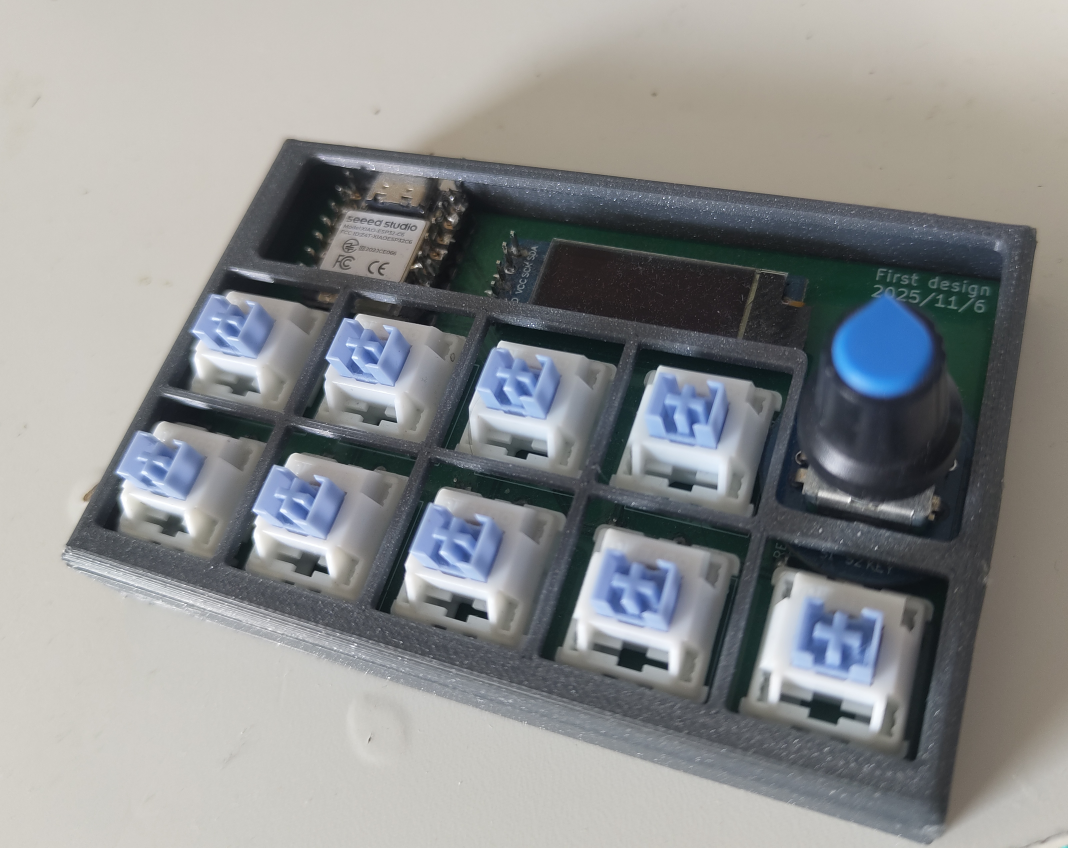
#> input picture imge/1000030235.jpg, 6407 x 5085 px (shown at 1/6 size)
$ python -i gui_app.py   (imports and definitions only)
#> lines starting #> are read from the running program, lines starting #| are printed output that depends on the picture; after the words box and inside, x2 and y2 are one past the last pixel; in counts of white or black regions, pixels touching at a corner belong together
#!/usr/bin/env python3
"""
Simple Tkinter GUI to control the hackerpad device over serial.

Features:
- List serial ports and connect/disconnect
- Map a keypad key to a text action (MAP <key> <text>)
- Send an image file (converted to 128x32 1-bit buffer) to the device (IMG <len> + bytes)
- Show device responses in a log area

Dependencies: pyserial, Pillow

Run: python gui_app.py --port COM5
"""
import threading
import tkinter as tk
from tkinter import ttk, filedialog, messagebox
import serial
import serial.tools.list_ports
from PIL import Image, ImageTk
import io
import time


def list_ports():
    return [p.device for p in serial.tools.list_ports.comports()]


def image_to_ssd1306_buffer(path, width=128, height=32):
#> called with path = '../../imge/1000030235.jpg', width = 128, height = 32
    im = Image.open(path).convert('L')
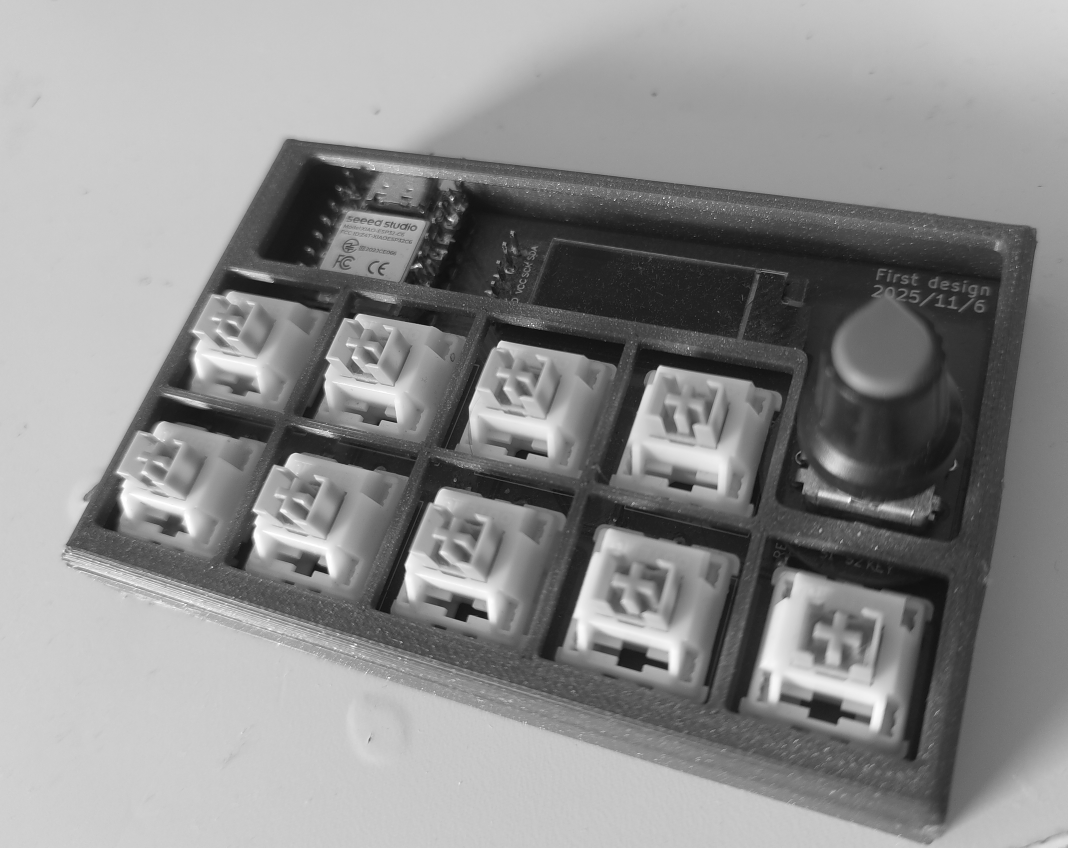
#> im: PIL image 6407x5085 L (shown at 1/6 size); min 0, max 255, mean 140.9
    im = im.resize((width, height), Image.LANCZOS)
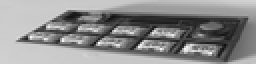
#> im: PIL image 128x32 L (shown 2 times larger); min 14, max 255, mean 140.9
    bw = im.point(lambda p: 0 if p < 128 else 1, '1')
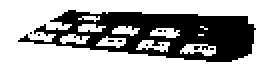
#> bw: PIL image 128x32 1 (shown 2 times larger); 59.3% white; 11 black regions (10 under 20 px), largest, box (x1, y1, x2, y2) and area: (9, 5, 128, 31) 1648
    pages = height // 8
    buf = bytearray(width * pages)
    for x in range(width):
        for page in range(pages):
            byte = 0
            for bit in range(8):
                y = page * 8 + bit
                pix = bw.getpixel((x, y))
                if pix:
                    byte |= (1 << bit)
            buf[x + page * width] = byte
    return bytes(buf)


class SerialThread(threading.Thread):
    # [22 lines left out: functions __init__, run, not called in this run]


class App:
    # [43 lines left out: function __init__, not called in this run]

    def refresh_ports(self):
        self.port_cb['values'] = list_ports()

    # [37 lines left out: functions toggle_connect, connect, disconnect, not called in this run]

    def on_line(self, line):
        # Called from serial thread
        self.root.after(0, lambda: self.log_append('Device: ' + line))

    def log_append(self, text):
        self.log.insert('end', text + '\n')
        self.log.see('end')

    # [54 lines left out: functions send_map, send_image, main, not called in this run]


# [2 lines not run here, left out]

>>> result = image_to_ssd1306_buffer('../../imge/1000030235.jpg')

$ run again, on imge/Case.png
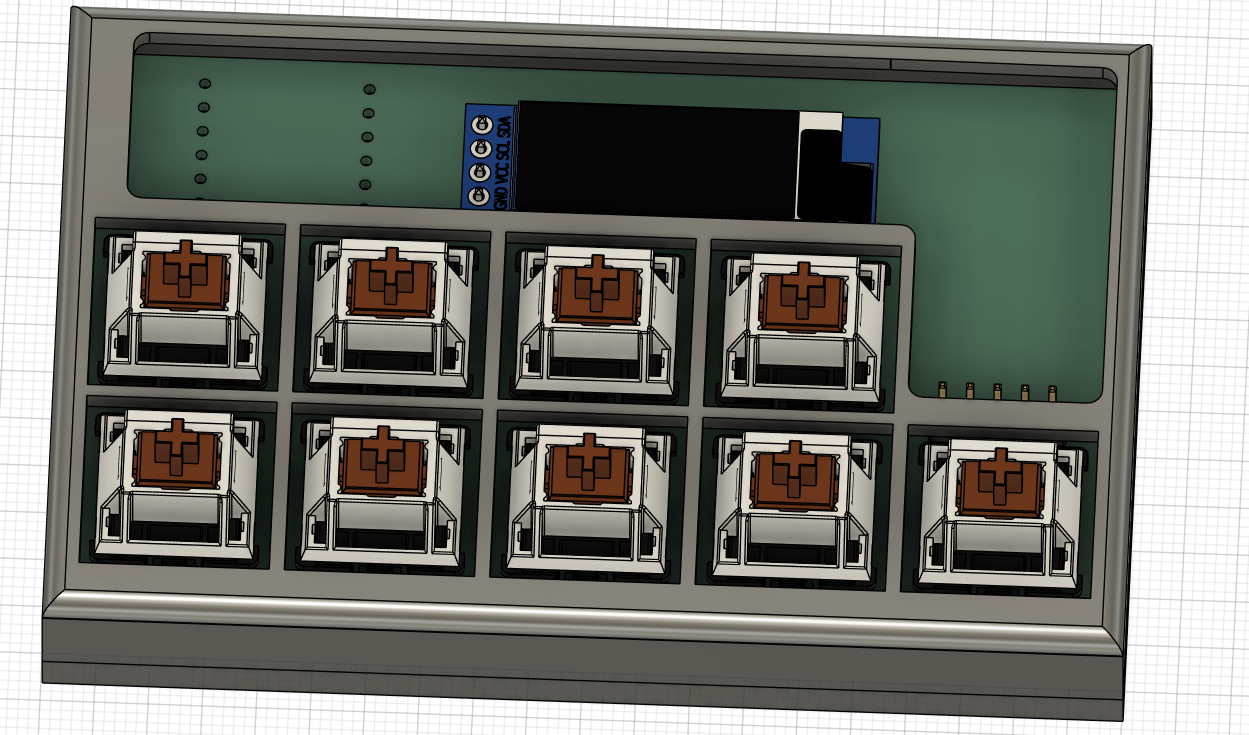
#> input picture imge/Case.png, 1249 x 735 px
#> in image_to_ssd1306_buffer, `im = im.resize((width, height), Image.LANCZOS)`:
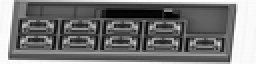
#> im: PIL image 128x32 L (shown 2 times larger); min 0, max 255, mean 118.6
#> in image_to_ssd1306_buffer, `bw = im.point(lambda p: 0 if p < 128 else 1, '1')`:
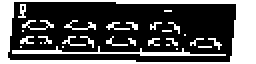
#> bw: PIL image 128x32 1 (shown 2 times larger); 32.8% white; 29 white regions (24 under 20 px), largest, box (x1, y1, x2, y2) and area: (0, 0, 128, 32) 887, (6, 23, 113, 28) 166, (11, 10, 27, 15) 32, (32, 10, 48, 15) 28, (53, 11, 65, 15) 20
